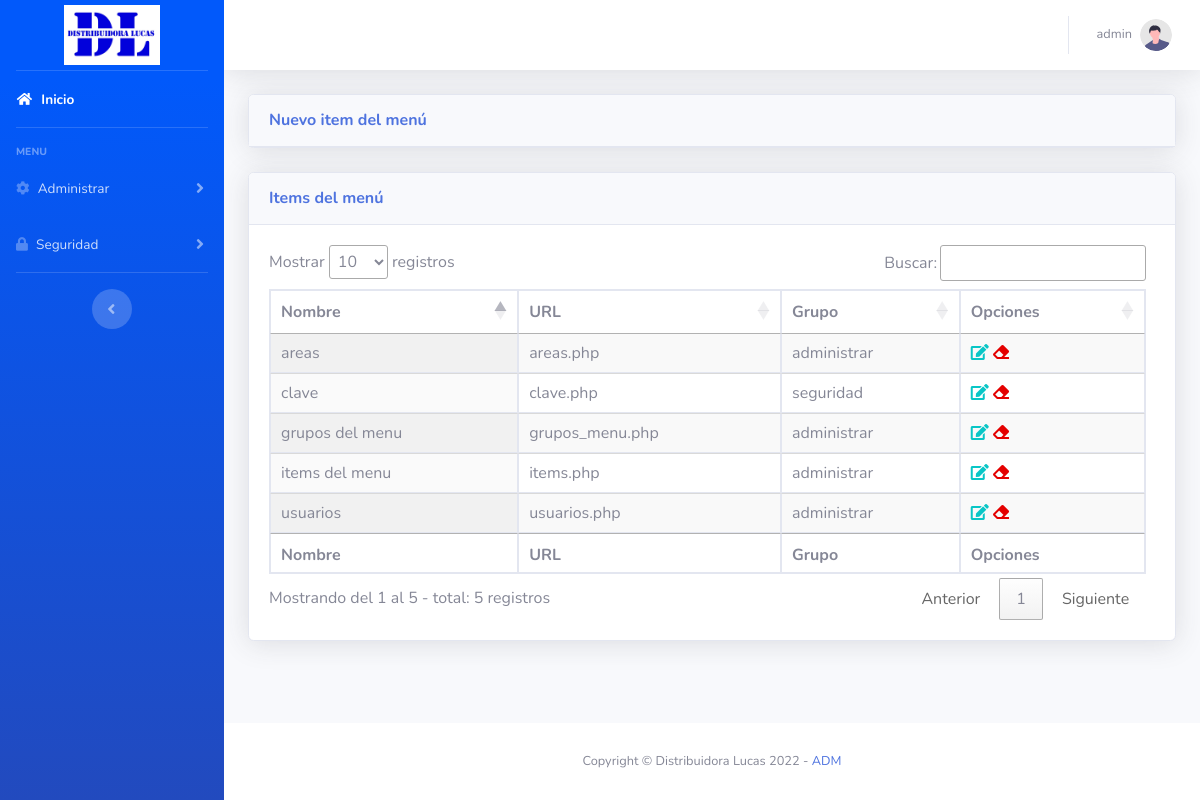
/home.php?pagina=items (signed in), run on the app's committed database.
### tables this page shows
CREATE TABLE `items_interno` (
  `id_item` int(11) NOT NULL auto_increment,
  `nombre_item` varchar(100) default NULL,
  `url` varchar(100) default NULL,
  `id_grupo` int(11) default NULL,
  PRIMARY KEY  (`id_item`)
);

CREATE TABLE `grupos_menu` (
  `id_grupo` int(11) NOT NULL auto_increment,
  `nombre_grupo` varchar(50) default NULL,
  `orden` int(11) default NULL,
  `icono` varchar(50) NOT NULL,
  PRIMARY KEY  (`id_grupo`)
);

### includes/funciones.php (called while the page is built, shortened)
<?php
function datos_complejos1($con,$tabla,$atributo,$comparar,$id)
{
	if(!empty($id))
	{
		$sql=mysqli_query($con,"select $atributo from $tabla where $comparar=$id");
		if(mysqli_num_rows($sql)!=0)
		{
			$r=mysqli_fetch_array($sql);
			return $r[$atributo];
		}
			else
			{
				return "Sin Datos";
			}
	}
		else
		{
			echo "-";
		}
}
?>

### modulos/items.php (the view, shortened to what this page needs)
<div class="tab-content" id="nav-tabContent">
          <div class="tab-pane fade show active" id="nav-home" role="tabpanel" aria-labelledby="nav-home-tab">
             <div id="accordion">
                      <div class="card shadow mb-4" id="headingOne">
                          <div class="card-header py-3">
                          <h6 class="m-0 font-weight-bold text-primary" data-toggle="collapse" data-target="#collapseNuevo" aria-expanded="false" aria-controls="collapseNuevo">Nuevo item del menú</h6>
                          </div>
             <?php
                      $showtable="";
                      if($_GET[ver]!=0)
                      {
                          $sql=mysqli_query($con,"select *from items_interno where id_item=$_GET[ver]");
                              if(mysqli_num_rows($sql)!=0)
                              {
                                  $r=mysqli_fetch_array($sql);
                              }
                              $url="home.php?pagina=items&mod=ok";
                              $showform="show";
                      }
                          else
                          {
                              $showtable="show";
                          }
                  ?>
                  </div>
                  <div class="card shadow mb-4 mx-auto" >
                      <div class="card-header py-3" id="headingTwo">
                      <h6 class="m-0 font-weight-bold text-primary" data-toggle="collapse" data-target="#collapseListado" aria-expanded="true" aria-controls="collapseListado">Items del menú</h6>
                      </div>
                      <div id="collapseListado" class="collapse <?php echo $showtable; ?>" aria-labelledby="headingTwo" data-parent="#accordion">
                          <div class="card-body" >
                           <div class="table-responsive" style="padding-right: 1% !important;">
                                  <table class="table table-bordered display nowrap" id="dataTable-mensajes" width="100%" cellspacing="0">
                                  <thead>
                                  <tr>
                                      <th>Nombre</th>
                                      <th>URL</th>
                                      <th>Grupo</th>
                                      <th>Opciones</th>
                                  </tr>
                                  </thead>
                                  <tfoot>
                                  <tr>
                                      <th>Nombre</th>
                                      <th>URL</th>
                                      <th>Grupo</th>
                                      <th>Opciones</th>
                                  </tr>
                                  </tfoot>
                                  <tbody>
                                      <?php $q=mysqli_query($con,"select * from items_interno order by id_grupo, nombre_item");
                                          if(mysqli_num_rows($q)!=0){
                                              while($r=mysqli_fetch_array($q)){?>
                                               <tr>
                                                   <td><?php echo $r['nombre_item']; ?></td>
                                                   <td><?php echo $r['url']; ?></td>
                                                   <td><?php echo datos_complejos1($con, "grupos_menu","nombre_grupo","id_grupo",$r['id_grupo']); ?></td>
                                                   <td><a href="home.php?pagina=items&ver=<?php echo $r['id_item'] ?>" title="Editar" alt="Editar"><i class="fas fa-edit icono_editar"></i></a>
                                                      <a href="javascript:if(confirm('Esta Seguro?')){ window.location='home.php?pagina=items&del=<?php echo $r['id_item'] ?>'; }" title="Eliminar" alt="Eliminar"><i class="fas fa-eraser icono_borrar"></i></a></td>
                                               </tr>
                                           <?php }
                                           }?>
                                  </tbody>
                                  </table>
                              </div>
                          </div>
                      </div>
                  </div>
              </div>
          </div>
  </div>

### home.php (shortened to what this page needs)
<?php
include("incluir.php");
?>
<!DOCTYPE html>
<html lang="en">
<head>
</head>
<body id="page-top">
    <div id="wrapper">
        <ul class="navbar-nav bg-gradient-primary sidebar sidebar-dark accordion" id="accordionSidebar">
            <a class="sidebar-brand d-flex align-items-center justify-content-center" href="home.php">
                <div class="sidebar-brand-icon">
                    <img src="img/logo_mm.png" width="50%">
                </div>
            </a>
            <hr class="sidebar-divider my-0">
            <li class="nav-item active">
                <a class="nav-link" href="home.php">
                    <i class="fas fa-fw fa-home"></i>
                    <span>Inicio</span></a>
            </li>
            <hr class="sidebar-divider">
            <div class="sidebar-heading">
                Menu
            </div>
            <?php include("modulos/menu.php"); ?>
            <hr class="sidebar-divider d-none d-md-block">
            <div class="text-center d-none d-md-inline">
                <button class="rounded-circle border-0" id="sidebarToggle"></button>
            </div>
        </ul>
        <div id="content-wrapper" class="d-flex flex-column">
            <div id="content">
                <nav class="navbar navbar-expand navbar-light bg-white topbar mb-4 static-top shadow">
                    <ul class="navbar-nav ml-auto">
                        <li class="nav-item dropdown no-arrow">
                            <a class="nav-link dropdown-toggle" href="#" id="userDropdown" role="button"
                                data-toggle="dropdown" aria-haspopup="true" aria-expanded="false">
                                <span class="mr-2 d-none d-lg-inline text-gray-600 small"><?php echo $_SESSION['nombre']; ?></span>
                                <img class="img-profile rounded-circle"
                                    src="img/undraw_profile.svg">
                            </a>
                        </li>
                    </ul>
                </nav>
                    <link href="https://cdn.datatables.net/1.11.1/css/jquery.dataTables.min.css" rel="stylesheet">
                    <link href="https://cdn.datatables.net/rowreorder/1.2.8/css/rowReorder.dataTables.min.css" rel="stylesheet">
                    <link href="https://cdn.datatables.net/responsive/2.2.9/css/responsive.dataTables.min.css" rel="stylesheet">
                    <link href="vendor/fontawesome-free/css/all.min.css" rel="stylesheet" type="text/css">
                    <link href="css/sb-admin-2.min.css" rel="stylesheet">
                    <link href="https://cdn.datatables.net/1.11.1/css/jquery.dataTables.min.css" rel="stylesheet">
                    <link href="https://cdn.datatables.net/rowreorder/1.2.8/css/rowReorder.dataTables.min.css" rel="stylesheet">
                    <link href="https://cdn.datatables.net/responsive/2.2.9/css/responsive.dataTables.min.css" rel="stylesheet">
                <div class="container-fluid">
                    <?php if($_GET['pagina']!="") include("modulos/".$_GET['pagina'].".php"); ?>
                </div>
            </div>
            <footer class="sticky-footer bg-white">
                <div class="container my-auto">
                    <div class="copyright text-center my-auto">
                        <span>Copyright &copy; Distribuidora Lucas 2022 - <a href="http://www.admweb.com.ar" target="_blank"> ADM </a></span>
                    </div>
                </div>
            </footer>
        </div>
    </div>
</body>
</html>

### modulos/menu.php (shortened to what this page needs)
<?php
if($_SESSION['user']==1)
{
	$sql=mysqli_query($con,"select i.*, gm.icono from items_interno i, grupos_menu gm where i.id_grupo=gm.id_grupo order by i.id_grupo, i.nombre_item");
}
	else
	{
		$sql=mysqli_query($con, "select i.*, gm.icono from items_interno i, items_x_usuario iu, usuarios u, grupos_menu gm where i.id_grupo=gm.id_grupo and iu.id_item=i.id_item and iu.id_usuario=u.id_usuario and u.id_usuario=".$_SESSION['user']." order by i.id_grupo, i.nombre_item");
	}
		$grupo=0;
		while($r=mysqli_fetch_array($sql))
		{
			if($r['id_grupo']!=$grupo)
			{
				if($grupo!=0)
				{
					?>
		            	</li>
					<?php
				}
				?>
				<li class="nav-item">
		          <a class="nav-link collapsed" href="#" data-toggle="collapse" data-target="#collapseTwo<?php echo $r['id_grupo'];?>"
		              aria-expanded="true" aria-controls="collapseTwo<?php echo $r['id_grupo'];?>">
		              <i class="<?php echo $r['icono'];?>"></i>
		              <span><?php echo ucfirst(datos_complejos1($con, "grupos_menu","nombre_grupo","id_grupo",$r['id_grupo']));?></span>
		          </a>
				<?php
				$grupo=$r['id_grupo'];
			}
			$ur=explode(".",$r['url']);
			?>
			<a class="collapse-item" href="home.php?pagina=<?php echo $ur[0]; ?>"><?php echo ucfirst(datos_complejos1($con, "items_interno","nombre_item","id_item",$r['id_item']));?></a>
			<?php
		}
		?>
         	</li>

### incluir.php (style rules this page uses)
.icono_borrar { color: #E40000; }
.icono_editar { color: #09C6C6; }
.m-0 { cursor: pointer; }

### data on the page
items_interno: id_grupo.nombre_grupo "Administrar", nombre_item "areas", url "areas.php", id_grupo.nombre_grupo "administrar"
items_interno: id_grupo.nombre_grupo "Seguridad", nombre_item "clave", url "clave.php", id_grupo.nombre_grupo "seguridad"
items_interno: nombre_item "grupos del menu", url "grupos_menu.php", id_grupo.nombre_grupo "administrar"
items_interno: nombre_item "items del menu", url "items.php", id_grupo.nombre_grupo "administrar"
items_interno: nombre_item "usuarios", url "usuarios.php", id_grupo.nombre_grupo "administrar"

### other printed values
$_SESSION['nombre'] "admin"
